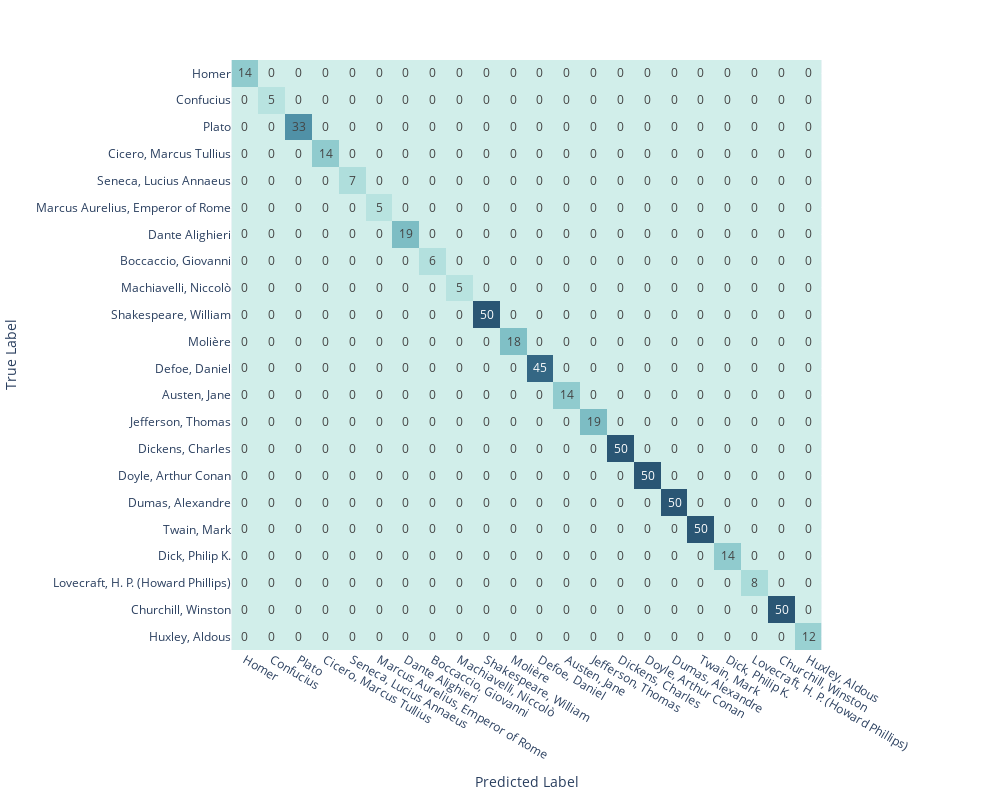

Notebook code for this chart:
### Code cell
fig = px.imshow(confusion_matrix(y, pipe_nn.predict(X['book_content'])),
                width=1000,
                height=800,
                text_auto=True,
                labels=dict(x='Predicted Label',
                            y='True Label'),
                            x=select_authors,
                            y=select_authors,
                            color_continuous_scale='Teal'
                            )

fig.update(layout_coloraxis_showscale=False)

fig.show()

### Figure 1 — Plotly figure (JSON) as saved in the notebook; plotly's stock layout.template omitted (floating-point values rounded to 4 significant figures; data arrays with more than 128 entries replaced by an {"elided": "..."} marker saying what was removed)
{"data": [{"coloraxis": "coloraxis", "hovertemplate": "Predicted Label: %{x}<br>True Label: %{y}<br>color: %{z}<extra></extra>", "name": "0", "texttemplate": "%{z}", "type": "heatmap", "x": ["Homer", "Confucius", "Plato", "Cicero, Marcus Tullius", "Seneca, Lucius Annaeus", "Marcus Aurelius, Emperor of Rome", "Dante Alighieri", "Boccaccio, Giovanni", "Machiavelli, Niccolò", "Shakespeare, William", "Molière", "Defoe, Daniel", "Austen, Jane", "Jefferson, Thomas", "Dickens, Charles", "Doyle, Arthur Conan", "Dumas, Alexandre", "Twain, Mark", "Dick, Philip K.", "Lovecraft, H. P. (Howard Phillips)", "Churchill, Winston", "Huxley, Aldous"], "xaxis": "x", "y": ["Homer", "Confucius", "Plato", "Cicero, Marcus Tullius", "Seneca, Lucius Annaeus", "Marcus Aurelius, Emperor of Rome", "Dante Alighieri", "Boccaccio, Giovanni", "Machiavelli, Niccolò", "Shakespeare, William", "Molière", "Defoe, Daniel", "Austen, Jane", "Jefferson, Thomas", "Dickens, Charles", "Doyle, Arthur Conan", "Dumas, Alexandre", "Twain, Mark", "Dick, Philip K.", "Lovecraft, H. P. (Howard Phillips)", "Churchill, Winston", "Huxley, Aldous"], "yaxis": "y", "z": {"elided": "22x22 int values"}}], "layout": {"coloraxis": {"colorscale": [[0, "rgb(209, 238, 234)"], [0.1667, "rgb(168, 219, 217)"], [0.3333, "rgb(133, 196, 201)"], [0.5, "rgb(104, 171, 184)"], [0.6667, "rgb(79, 144, 166)"], [0.8333, "rgb(59, 115, 143)"], [1, "rgb(42, 86, 116)"]], "showscale": false}, "height": 800, "margin": {"t": 60}, "width": 1000, "xaxis": {"anchor": "y", "constrain": "domain", "domain": [0, 1], "scaleanchor": "y", "title": {"text": "Predicted Label"}}, "yaxis": {"anchor": "x", "autorange": "reversed", "constrain": "domain", "domain": [0, 1], "title": {"text": "True Label"}}}}
